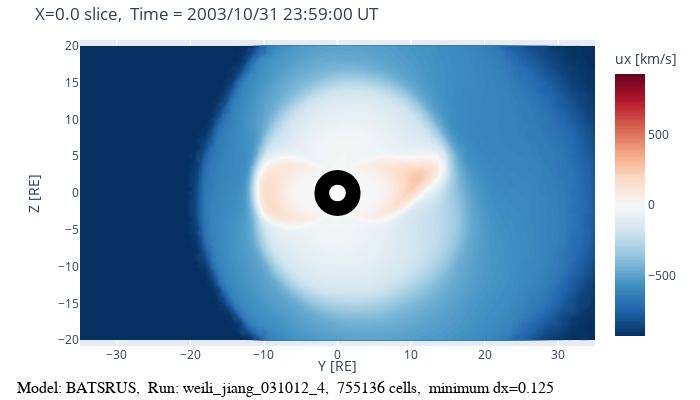

The notebook cell this image was saved under:
### Code cell
fig = model.get_plot('ux', colorscale="BlueRed", sym="T")
iplot(fig)

### Figure 1 — Plotly figure (JSON) as saved in the notebook; plotly's stock layout.template omitted (floating-point values rounded to 4 significant figures; data arrays with more than 128 entries replaced by an {"elided": "..."} marker saying what was removed)
{"data": [{"colorbar": {"title": {"text": "ux [km/s]"}}, "colorscale": [[0, "rgb(103,0,31)"], [0.1, "rgb(178,24,43)"], [0.2, "rgb(214,96,77)"], [0.3, "rgb(244,165,130)"], [0.4, "rgb(253,219,199)"], [0.5, "rgb(247,247,247)"], [0.6, "rgb(209,229,240)"], [0.7, "rgb(146,197,222)"], [0.8, "rgb(67,147,195)"], [0.9, "rgb(33,102,172)"], [1, "rgb(5,48,97)"]], "contours": {"coloring": "fill", "showlines": false}, "hovertemplate": "Y: %{x:.2f}<br>Z: %{y:.2f}<br><b> %{z:.4f}</b><extra></extra>", "ncontours": 201, "reversescale": true, "type": "contour", "x": {"elided": "141 float values"}, "y": [-20, -19.5, -19, -18.5, -18, -17.5, -17, -16.5, -16, -15.5, -15, -14.5, -14, -13.5, -13, -12.5, -12, -11.5, -11, -10.5, -10, -9.5, -9, -8.5, -8, -7.5, -7, -6.5, -6, -5.5, -5, -4.5, -4, -3.5, -3, -2.5, -2, -1.5, -1, -0.5, 0, 0.5, 1, 1.5, 2, 2.5, 3, 3.5, 4, 4.5, 5, 5.5, 6, 6.5, 7, 7.5, 8, 8.5, 9, 9.5, 10, 10.5, 11, 11.5, 12, 12.5, 13, 13.5, 14, 14.5, 15, 15.5, 16, 16.5, 17, 17.5, 18, 18.5, 19, 19.5, 20], "z": {"elided": "81x141 float values"}, "zmax": 928.6, "zmin": -928.6}], "layout": {"annotations": [{"font": {"size": 14}, "showarrow": false, "text": "Y [RE]", "x": 0.5, "xref": "paper", "y": -0.1, "yref": "paper"}, {"ax": 0, "ay": 0, "font": {"color": "#000000", "family": "sans serif", "size": 16}, "text": "Model: BATSRUS,  Run: weili_jiang_031012_4,  755136 cells,  minimum dx=0.125", "x": 0, "xanchor": "left", "xref": "paper", "xshift": -65, "y": 0, "yref": "paper", "yshift": -42}], "autosize": false, "height": 400, "margin": {"b": 32, "pad": 0, "r": 30, "t": 40}, "shapes": [{"fillcolor": "black", "line": {"color": "black"}, "type": "circle", "x0": -3, "x1": 3, "xref": "x", "y0": -3, "y1": 3, "yref": "y"}, {"fillcolor": "white", "line": {"color": "white"}, "type": "circle", "x0": -1, "x1": 1, "xref": "x", "y0": -1, "y1": 1, "yref": "y"}], "title": {"text": "X=0.0 slice,  Time = 2003/10/31 23:59:00 UT"}, "width": 700, "xaxis": {"scaleanchor": "y", "title": {"text": ""}}, "yaxis": {"title": {"text": "Z [RE]"}}}}
